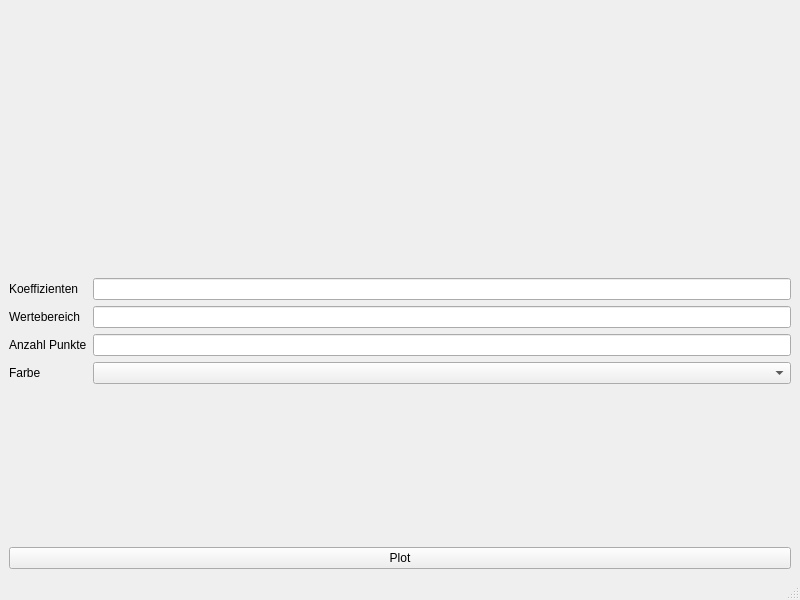
<?xml version="1.0" encoding="UTF-8"?>
<ui version="4.0">
 <class>MainWindow</class>
 <widget class="QMainWindow" name="MainWindow">
  <property name="geometry">
   <rect>
    <x>0</x>
    <y>0</y>
    <width>800</width>
    <height>600</height>
   </rect>
  </property>
  <property name="windowTitle">
   <string>MainWindow</string>
  </property>
  <widget class="QWidget" name="centralwidget">
   <layout class="QVBoxLayout" name="verticalLayout_2">
    <item>
     <layout class="QVBoxLayout" name="verticalLayout">
      <item>
       <widget class="QWidget" name="widget" native="true"/>
      </item>
      <item>
       <layout class="QFormLayout" name="formLayout">
        <item row="0" column="0">
         <widget class="QLabel" name="label">
          <property name="text">
           <string>Koeffizienten</string>
          </property>
         </widget>
        </item>
        <item row="0" column="1">
         <widget class="QLineEdit" name="coeff_line_edit"/>
        </item>
        <item row="1" column="0">
         <widget class="QLabel" name="label_2">
          <property name="text">
           <string>Wertebereich</string>
          </property>
         </widget>
        </item>
        <item row="1" column="1">
         <widget class="QLineEdit" name="values_line_edit"/>
        </item>
        <item row="3" column="0">
         <widget class="QLabel" name="label_3">
          <property name="text">
           <string>Anzahl Punkte</string>
          </property>
         </widget>
        </item>
        <item row="3" column="1">
         <widget class="QLineEdit" name="points_line_edit"/>
        </item>
        <item row="4" column="1">
         <widget class="QComboBox" name="color_combobox"/>
        </item>
        <item row="4" column="0">
         <widget class="QLabel" name="label_4">
          <property name="text">
           <string>Farbe</string>
          </property>
         </widget>
        </item>
       </layout>
      </item>
      <item>
       <widget class="QPushButton" name="button">
        <property name="text">
         <string>Plot</string>
        </property>
       </widget>
      </item>
     </layout>
    </item>
   </layout>
  </widget>
  <widget class="QMenuBar" name="menubar">
   <property name="geometry">
    <rect>
     <x>0</x>
     <y>0</y>
     <width>800</width>
     <height>31</height>
    </rect>
   </property>
  </widget>
  <widget class="QStatusBar" name="statusbar"/>
 </widget>
 <resources/>
 <connections/>
</ui>
